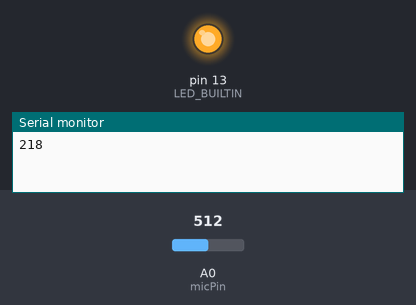
The sketch below on a simulated Arduino Uno, built with avr-gcc and run on an emulated ATmega328P. Shown: output pins drawn as LEDs (lit = HIGH), the last lines printed to the serial monitor. The test bench sets the inputs (shaded band); at power-on: A0 (micPin) = 512.

Above: at 0.1 s.
At 40.3 s:
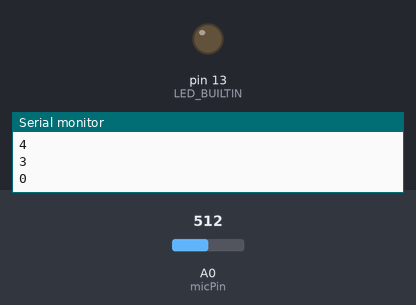
Timing chart, 0 to 41.8 s (numbered marks = the images above):
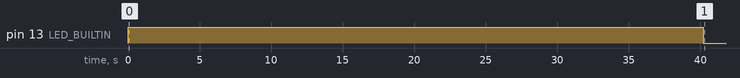

The sketch:

mems-test.ino
```cpp
#include <IRLibSendBase.h>
#include <IRLib_P01_NEC.h>
#include <IRLibCombo.h>

IRsend mySender;

// Configuration.
int micPin = 0;
int micVolumeThreshold = 3;
int sampleDelay = 100;
int signalDelay = 250;

bool speakerBoosted = false;

int micHistoryCount = 200;
int micHistoryIndex = 0;

// Raw value history.
int micRawHistory [200];
int micRawInitialValue = 732;
long micRawTotal = long(micHistoryCount) * micRawInitialValue;
int micRawAverage;

// Volume history.
int micVolumeHistory [200];
long micVolumeTotal = 0;
int micVolumeAverage;

void setup() {
  pinMode(micPin, INPUT);
  pinMode(LED_BUILTIN, OUTPUT);

  analogReference(INTERNAL);

  Serial.begin(9600);

  // Initialize histories.
  for (int i = 0; i < micHistoryCount; i++) {
    micRawHistory[i] = micRawInitialValue;
    micVolumeHistory[i] = 0;
  }

}

void loop() {

  int micRaw;

  micRaw = analogRead(micPin);

  // Record new raw values.
  micRawTotal = micRawTotal - micRawHistory[micHistoryIndex] + micRaw;
  micRawHistory[micHistoryIndex] = micRaw;
  micRawAverage = micRawTotal / micHistoryCount;

  // Calculate volume.
  int volume = 0;
  int micVolume = int(abs(micRawAverage - micRaw));

  if (micVolume >= micVolumeThreshold) {
    volume = micVolume;
  }

  // Record new volume values.
  micVolumeTotal = micVolumeTotal - micVolumeHistory[micHistoryIndex] + volume;
  micVolumeHistory[micHistoryIndex] = volume;
  micVolumeAverage = micVolumeTotal / micHistoryCount;

  // Find the max volume in the history.
  int maxVolumeInHistory = 0;

  // Initialize histories.
  for (int i = 0; i < micHistoryCount; i++) {
    maxVolumeInHistory = max(maxVolumeInHistory, micVolumeHistory[i]);
  }

  // Debug print to serial monitor.
  Serial.println(maxVolumeInHistory);

  // light the LED when the volume is "high".
  if (maxVolumeInHistory >= micVolumeThreshold) {
    if (speakerBoosted == false) {
      digitalWrite(LED_BUILTIN, HIGH);

      // Boost speaker.
      speakerBoosted = true;

      mySender.send(NEC,0xff827d, 0);
      delay(signalDelay);
      mySender.send(NEC,0xff827d, 0);
    }
  }
  else {
    if (speakerBoosted == true) {
      digitalWrite(LED_BUILTIN, LOW);

      // Lower speaker.
      speakerBoosted = false;

      mySender.send(NEC,0xffa25d, 0);
      delay(signalDelay);
      mySender.send(NEC,0xffa25d, 0);
    }
  }

  // Increment counter.
  micHistoryIndex++;
  if (micHistoryIndex == micHistoryCount) {
    micHistoryIndex = 0;
  }

  delay(sampleDelay);

}
```

Measured:
- by itself, pin 13 (LED_BUILTIN): LOW → HIGH at 0.00 s, → LOW 40.2 s later
